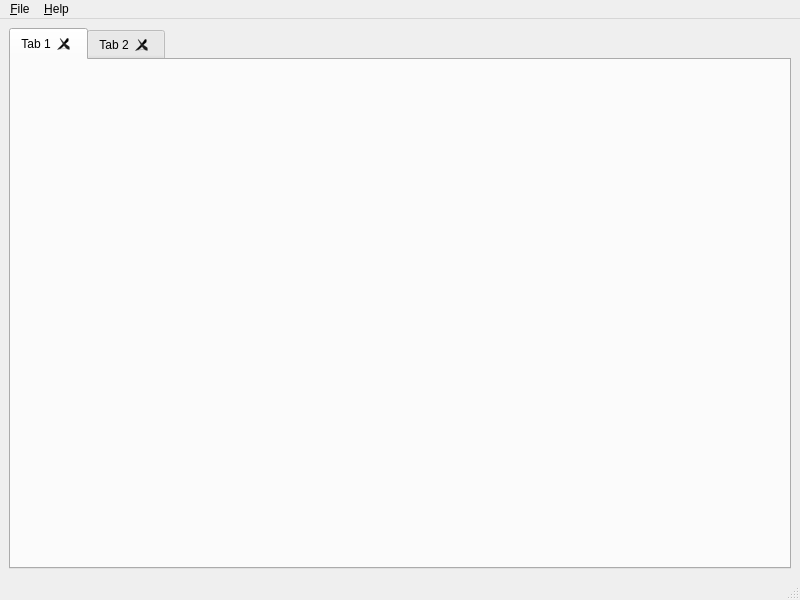
<?xml version="1.0" encoding="UTF-8"?>
<ui version="4.0">
 <class>TraceAnalyzer</class>
 <widget class="QMainWindow" name="TraceAnalyzer">
  <property name="geometry">
   <rect>
    <x>0</x>
    <y>0</y>
    <width>800</width>
    <height>600</height>
   </rect>
  </property>
  <property name="windowTitle">
   <string>Trace Analyzer</string>
  </property>
  <widget class="QWidget" name="centralwidget">
   <layout class="QHBoxLayout" name="horizontalLayout">
    <item>
     <widget class="QTabWidget" name="traceFileTabs">
      <property name="currentIndex">
       <number>0</number>
      </property>
      <property name="documentMode">
       <bool>false</bool>
      </property>
      <property name="tabsClosable">
       <bool>true</bool>
      </property>
      <property name="movable">
       <bool>true</bool>
      </property>
      <widget class="QWidget" name="tab">
       <attribute name="title">
        <string>Tab 1</string>
       </attribute>
      </widget>
      <widget class="QWidget" name="tab_2">
       <attribute name="title">
        <string>Tab 2</string>
       </attribute>
      </widget>
     </widget>
    </item>
   </layout>
  </widget>
  <widget class="QMenuBar" name="menubar">
   <property name="geometry">
    <rect>
     <x>0</x>
     <y>0</y>
     <width>800</width>
     <height>20</height>
    </rect>
   </property>
   <widget class="QMenu" name="menuFile">
    <property name="title">
     <string>&amp;File</string>
    </property>
    <addaction name="actionOpen"/>
    <addaction name="actionSave"/>
    <addaction name="actionSave_all"/>
    <addaction name="actionReload"/>
    <addaction name="actionReload_all"/>
    <addaction name="separator"/>
    <addaction name="actionExportAsVCD"/>
    <addaction name="separator"/>
    <addaction name="actionMetrics"/>
    <addaction name="separator"/>
    <addaction name="actionClose"/>
    <addaction name="actionClose_all"/>
    <addaction name="separator"/>
    <addaction name="actionQuit"/>
   </widget>
   <widget class="QMenu" name="menuHelp">
    <property name="title">
     <string>&amp;Help</string>
    </property>
    <addaction name="actionAbout"/>
    <addaction name="actionAbout_Qt"/>
   </widget>
   <addaction name="menuFile"/>
   <addaction name="menuHelp"/>
  </widget>
  <widget class="QStatusBar" name="statusbar"/>
  <action name="actionOpen">
   <property name="icon">
    <iconset theme="document-open">
     <normaloff>../../../../.designer/backup</normaloff>../../../../.designer/backup</iconset>
   </property>
   <property name="text">
    <string>&amp;Open...</string>
   </property>
   <property name="shortcut">
    <string>Ctrl+O</string>
   </property>
  </action>
  <action name="actionReload">
   <property name="icon">
    <iconset theme="view-refresh">
     <normaloff>../../../../.designer/backup</normaloff>../../../../.designer/backup</iconset>
   </property>
   <property name="text">
    <string>&amp;Reload</string>
   </property>
   <property name="shortcut">
    <string>Ctrl+R</string>
   </property>
  </action>
  <action name="actionSave">
   <property name="icon">
    <iconset theme="document-save">
     <normaloff>../../../../.designer/backup</normaloff>../../../../.designer/backup</iconset>
   </property>
   <property name="text">
    <string>&amp;Save</string>
   </property>
   <property name="shortcut">
    <string>Ctrl+S</string>
   </property>
  </action>
  <action name="actionClose_all">
   <property name="text">
    <string>C&amp;lose all</string>
   </property>
   <property name="shortcut">
    <string>Ctrl+Shift+W</string>
   </property>
  </action>
  <action name="actionAbout">
   <property name="text">
    <string>&amp;About DRAMSys</string>
   </property>
  </action>
  <action name="actionMetrics">
   <property name="text">
    <string>&amp;Metrics</string>
   </property>
   <property name="shortcut">
    <string>Ctrl+M</string>
   </property>
  </action>
  <action name="actionExportAsVCD">
   <property name="icon">
    <iconset theme="document-export">
     <normaloff>../../../../.designer/backup</normaloff>../../../../.designer/backup</iconset>
   </property>
   <property name="text">
    <string>Export as &amp;VCD...</string>
   </property>
   <property name="shortcut">
    <string>Ctrl+V</string>
   </property>
  </action>
  <action name="actionClose">
   <property name="icon">
    <iconset theme="document-close">
     <normaloff>../../../../.designer/backup</normaloff>../../../../.designer/backup</iconset>
   </property>
   <property name="text">
    <string>&amp;Close</string>
   </property>
   <property name="shortcut">
    <string>Ctrl+W</string>
   </property>
  </action>
  <action name="actionReload_all">
   <property name="text">
    <string>R&amp;eload all</string>
   </property>
   <property name="shortcut">
    <string>Ctrl+Shift+R</string>
   </property>
  </action>
  <action name="actionQuit">
   <property name="icon">
    <iconset theme="application-exit">
     <normaloff>../../../../.designer/backup</normaloff>../../../../.designer/backup</iconset>
   </property>
   <property name="text">
    <string>&amp;Quit</string>
   </property>
   <property name="shortcut">
    <string>Ctrl+Q</string>
   </property>
  </action>
  <action name="actionSave_all">
   <property name="icon">
    <iconset theme="document-save-all">
     <normaloff>.</normaloff>.</iconset>
   </property>
   <property name="text">
    <string>Save &amp;all</string>
   </property>
   <property name="shortcut">
    <string>Ctrl+Shift+S</string>
   </property>
  </action>
  <action name="actionSave_as">
   <property name="icon">
    <iconset theme="document-save-as">
     <normaloff>.</normaloff>.</iconset>
   </property>
   <property name="text">
    <string>Save &amp;as...</string>
   </property>
  </action>
  <action name="actionAbout_Qt">
   <property name="text">
    <string>About &amp;Qt</string>
   </property>
   <property name="menuRole">
    <enum>QAction::AboutQtRole</enum>
   </property>
  </action>
 </widget>
 <resources/>
 <connections>
  <connection>
   <sender>actionQuit</sender>
   <signal>triggered()</signal>
   <receiver>TraceAnalyzer</receiver>
   <slot>close()</slot>
   <hints>
    <hint type="sourcelabel">
     <x>-1</x>
     <y>-1</y>
    </hint>
    <hint type="destinationlabel">
     <x>399</x>
     <y>299</y>
    </hint>
   </hints>
  </connection>
 </connections>
</ui>
